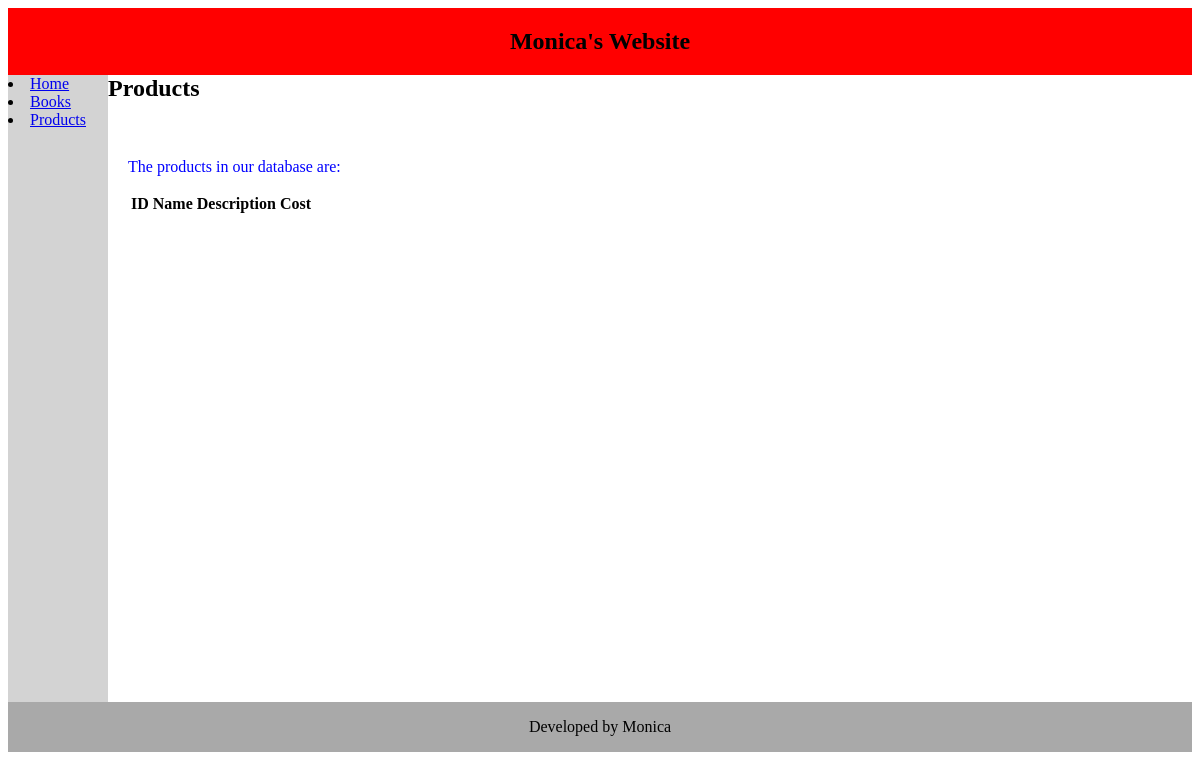
Page /basicapp/products/ on the earlier database version.
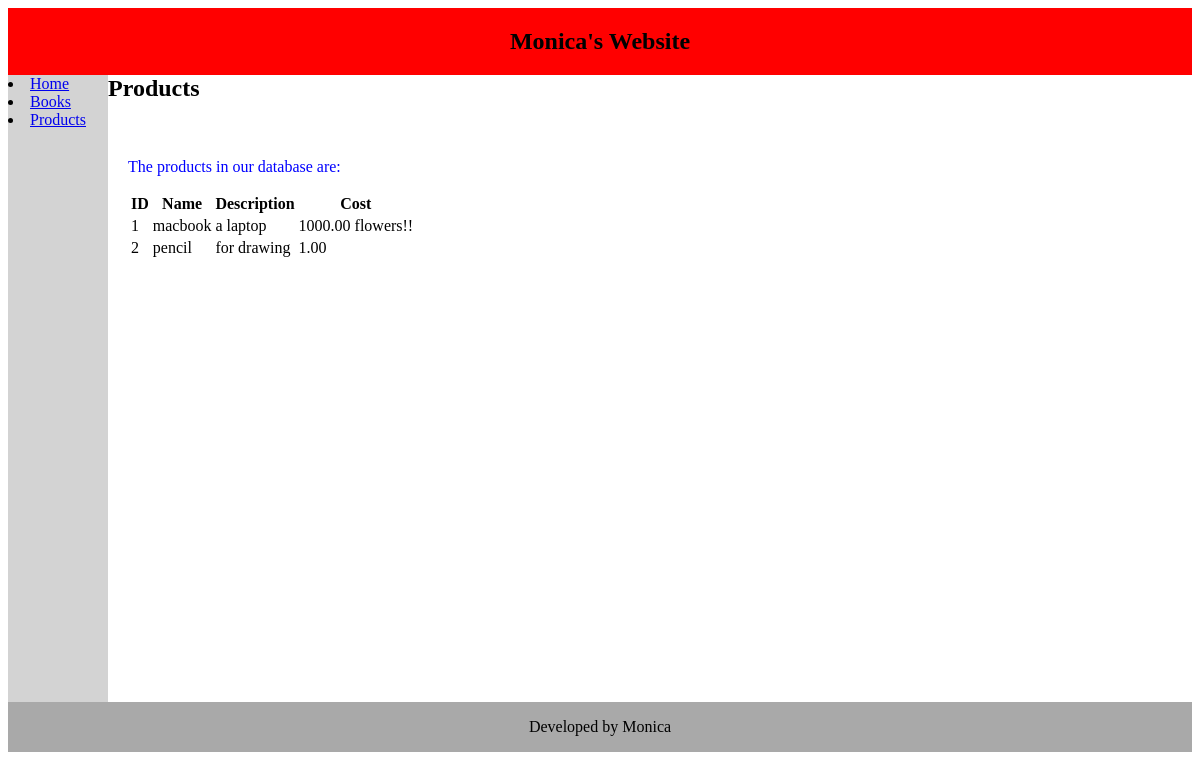
Same page on the later database version.
### basicApp/models.py (models this page shows, shortened)
class Product (models.Model):
	name = models.CharField(max_length=40, blank=False)
	description = models.CharField(max_length=100, blank=False)
	cost = models.DecimalField(decimal_places=2, max_digits=7, blank=False)

### basicApp/views.py (the view)
# urls.py: path('products/', views.products, name='productz'),
def products(request):
	productsQuerySet = Product.objects.all()
	return render(request, 'products.html', {'productsQS': productsQuerySet})

### basicApp/templates/products.html (shortened to what this page needs)
{% extends 'pageLayout.html' %}
{% block childsContentTitle %}
	Products
{% endblock childsContentTitle %}
{% block childPageContent %}
	<p style="    color: blue;">
		The products in our database are:
	</p>
	<table>
		<tr>
			<th>
				ID
			</th>
			<th>
				Name
			</th>
			<th>
				Description
			</th>
			<th>
				Cost
			</th>
		</tr>
		{% for product in productsQS %}
			<tr>
				<td>
					{{product.id}}
				</td>
				<td>
					{{product.name}}
				</td>
				<td>
					{{product.description}}
				</td>
				<td>
					{% if product.cost >= 200.00 %}
						{{product.cost}} flowers!!
					{% else %}
						{{product.cost}}
					{% endif %}
				</td>
			</tr>
		{% endfor %}
	</table>
{% endblock childPageContent %}

Differences in the rows shown:
added Product: id "1", name "macbook", description "a laptop", cost "1000.00"
added Product: id "2", name "pencil", description "for drawing", cost "1.00"
